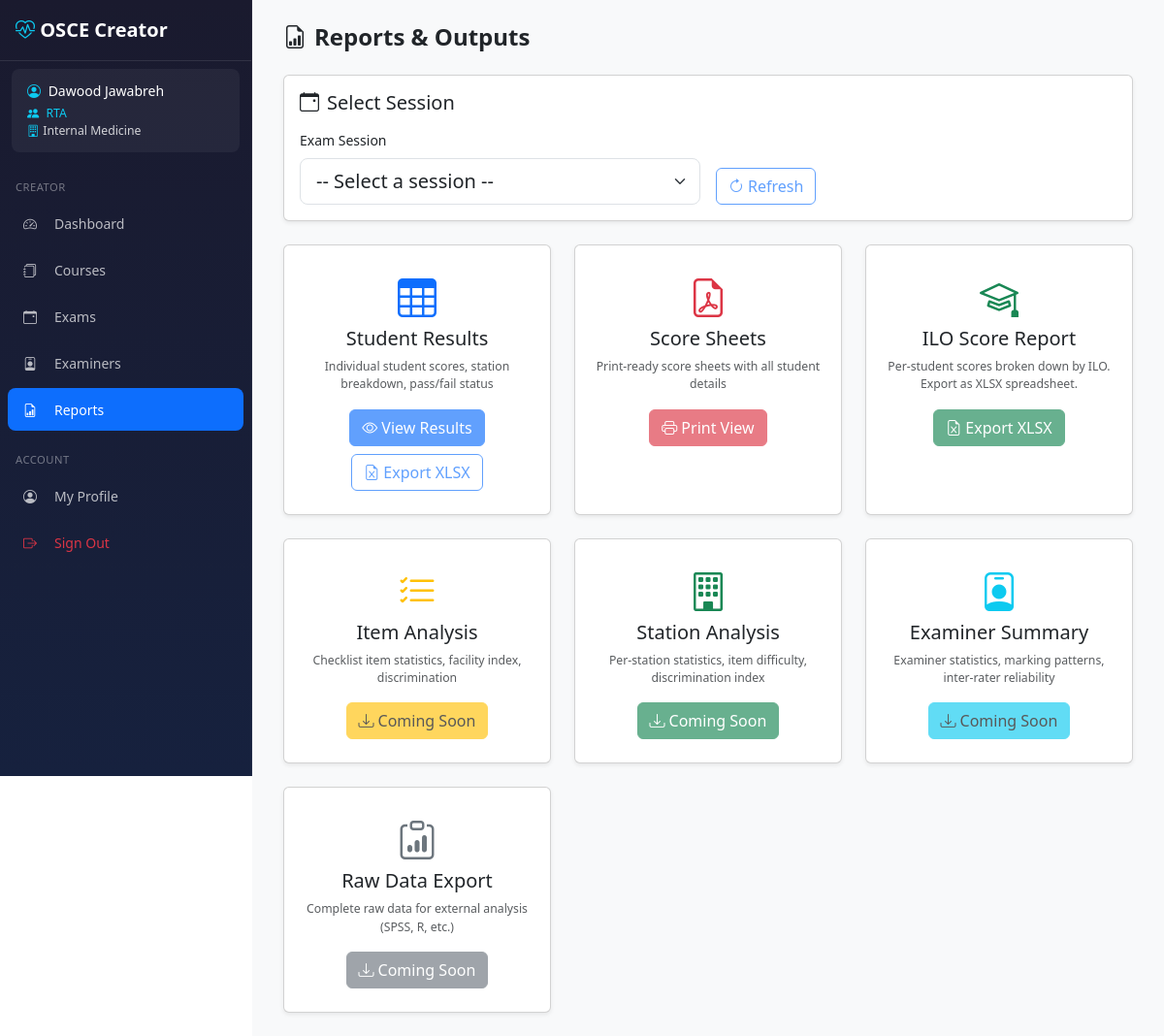
The app's page /creator/reports/ (signed in) with its own data.
### core/models/examiner.py (models this page shows, shortened)
class Examiner(AbstractBaseUser, PermissionsMixin, TimestampMixin):
    ROLE_EXAMINER    = 'examiner'
    ROLE_COORDINATOR = 'coordinator'
    ROLE_ADMIN       = 'admin'
    ROLE_CHOICES = [
        (ROLE_EXAMINER,    'Examiner'),
        (ROLE_COORDINATOR, 'Coordinator'),
        (ROLE_ADMIN,       'Admin'),
    ]
    POSITION_HEAD      = 'head'
    POSITION_RTA       = 'rta'
    POSITION_ORGANIZER = 'organizer'
    POSITION_CHOICES = [
        (POSITION_HEAD,      'Head'),
        (POSITION_RTA,       'RTA'),
        (POSITION_ORGANIZER, 'Organizer'),
    ]
    id = models.AutoField(primary_key=True)
    username = models.CharField(max_length=80, unique=True)
    email = models.EmailField(max_length=120, blank=True, default='')
    full_name = models.CharField(max_length=150)
    title = models.CharField(max_length=20, blank=True, default='')  # Dr., Prof.
    department = models.CharField(max_length=100, blank=True, default='')
    coordinator_department = models.ForeignKey(
        'core.Department',
        null=True, blank=True,
        on_delete=models.SET_NULL,
        related_name='coordinators',
        db_index=True,
    )
    coordinator_position = models.CharField(
        max_length=10,
        choices=POSITION_CHOICES,
        blank=True, default='',
    )
    role = models.CharField(max_length=20, choices=ROLE_CHOICES, default=ROLE_EXAMINER)
    is_active = models.BooleanField(default=True)
    is_staff = models.BooleanField(default=False)
    is_deleted = models.BooleanField(default=False)
    deleted_at = models.DateTimeField(null=True, blank=True)
    objects = ExaminerManager()
    USERNAME_FIELD = 'username'
    REQUIRED_FIELDS = ['full_name']
    class Meta:
        db_table = 'examiners'
        verbose_name = 'Examiner'
        verbose_name_plural = 'Examiners'
        constraints = [
            models.CheckConstraint(
                condition=models.Q(
                    models.Q(role='coordinator', _negated=True)
                ) | models.Q(coordinator_department__isnull=False),
                name='coordinator_must_have_department',
            ),
            models.CheckConstraint(
                condition=models.Q(
                    models.Q(role='coordinator', _negated=True)
                ) | ~models.Q(coordinator_position=''),
                name='coordinator_must_have_position',
            ),
            models.CheckConstraint(
                condition=models.Q(role='coordinator') | models.Q(
                    coordinator_department__isnull=True,
                    coordinator_position='',
                ),
                name='non_coordinator_no_dept_fields',
            ),
        ]
    @property
    def display_name(self):
        if self.title:
            return f"{self.title} {self.full_name}"
        return self.full_name

### core/models/department.py (models this page shows, shortened)
class Department(TimestampMixin):
    name = models.CharField(max_length=150, unique=True)
    class Meta:
        db_table = 'departments'
        ordering = ['name']
        verbose_name = 'Department'
        verbose_name_plural = 'Departments'

### creator/views/reports.py (the view)
# urls.py: path('reports/', reports.reports_index, name='reports_index'),
@login_required
def reports_index(request):
    sessions_qs = ExamSession.objects.filter(
        exam__is_deleted=False,
    ).select_related('exam', 'exam__course')
    if not request.user.is_superuser:
        sessions_qs = sessions_qs.filter(status='completed')
    sessions = sessions_qs.order_by('-session_date')
    selected_session = None
    session_id = request.GET.get('session_id')
    if session_id:
        selected_session = ExamSession.objects.filter(pk=session_id).first()
    return render(request, 'creator/reports/index.html', {
        'sessions': sessions,
        'selected_session': selected_session,
    })

### templates/creator/reports/index.html (shortened to what this page needs)
{% extends 'creator/base_creator.html' %}
{% load osce_filters %}
{% block content %}
<div class="page-header">
    <h1><i class="bi bi-file-earmark-bar-graph me-2"></i>Reports &amp; Outputs</h1>
</div>
<div class="row g-4">
    <div class="col-12">
        <div class="card shadow-sm">
            <div class="card-body">
                <h5 class="card-title mb-3"><i class="bi bi-calendar-event me-2"></i>Select Session</h5>
                <div class="row g-3 align-items-end">
                    <div class="col-md-6">
                        <label class="form-label">Exam Session</label>
                        <select class="form-select form-select-lg" id="sessionSelect" onchange="loadSessionData()">
                            <option value="">-- Select a session --</option>
                        </select>
                    </div>
                    <div class="col-md-6">
                        <div class="d-flex gap-2 flex-wrap">
                            <button type="button" class="btn btn-outline-primary" onclick="refreshData()" disabled id="btnRefresh">
                                <i class="bi bi-arrow-clockwise me-1"></i>Refresh
                            </button>
                        </div>
                    </div>
                </div>
            </div>
        </div>
    </div>
    <div class="col-md-6 col-lg-4">
        <div class="card h-100 shadow-sm">
            <div class="card-body text-center py-4">
                <i class="bi bi-table fs-1 text-primary mb-3"></i>
                <h5 class="card-title">Student Results</h5>
                <p class="card-text text-muted small">
                    Individual student scores, station breakdown, pass/fail status
                </p>
                <div class="d-flex gap-2 justify-content-center flex-wrap">
                    <button type="button" class="btn btn-primary" onclick="viewResults()" disabled id="btnViewResults">
                        <i class="bi bi-eye me-1"></i>View Results
                    </button>
                    <button type="button" class="btn btn-outline-primary" onclick="generateStudentResults('xlsx')" disabled id="btnStudentResults">
                        <i class="bi bi-file-earmark-excel me-1"></i>Export XLSX
                    </button>
                </div>
            </div>
        </div>
    </div>
    <div class="col-md-6 col-lg-4">
        <div class="card h-100 shadow-sm">
            <div class="card-body text-center py-4">
                <i class="bi bi-file-earmark-pdf fs-1 text-danger mb-3"></i>
                <h5 class="card-title">Score Sheets</h5>
                <p class="card-text text-muted small">
                    Print-ready score sheets with all student details
                </p>
                <button type="button" class="btn btn-danger" onclick="generateScoreSheets()" disabled id="btnScoreSheets">
                    <i class="bi bi-printer me-1"></i>Print View
                </button>
            </div>
        </div>
    </div>
    <div class="col-md-6 col-lg-4">
        <div class="card h-100 shadow-sm ">
            <div class="card-body text-center py-4">
                <i class="bi bi-mortarboard fs-1 text-success mb-3"></i>
                <h5 class="card-title">ILO Score Report</h5>
                <p class="card-text text-muted small">
                    Per-student scores broken down by ILO. Export as XLSX spreadsheet.
                </p>
                <button type="button" class="btn btn-success" onclick="exportIloScores()" disabled id="btnIloScores">
                    <i class="bi bi-file-earmark-excel me-1"></i>Export XLSX
                </button>
            </div>
        </div>
    </div>
    <div class="col-md-6 col-lg-4">
        <div class="card h-100 shadow-sm">
            <div class="card-body text-center py-4">
                <i class="bi bi-list-check fs-1 text-warning mb-3"></i>
                <h5 class="card-title">Item Analysis</h5>
                <p class="card-text text-muted small">
                    Checklist item statistics, facility index, discrimination
                </p>
                <span class="d-inline-block" data-bs-toggle="tooltip" title="Future feature">
                    <button type="button" class="btn btn-warning" disabled id="btnItemAnalysis" aria-disabled="true" style="pointer-events: none;">
                        <i class="bi bi-download me-1"></i>Coming Soon
                    </button>
                </span>
            </div>
        </div>
    </div>
    <div class="col-md-6 col-lg-4">
        <div class="card h-100 shadow-sm">
            <div class="card-body text-center py-4">
                <i class="bi bi-building fs-1 text-success mb-3"></i>
                <h5 class="card-title">Station Analysis</h5>
                <p class="card-text text-muted small">
                    Per-station statistics, item difficulty, discrimination index
                </p>
                <span class="d-inline-block" data-bs-toggle="tooltip" title="Future feature">
                    <button type="button" class="btn btn-success" disabled id="btnStationAnalysis" aria-disabled="true" style="pointer-events: none;">
                        <i class="bi bi-download me-1"></i>Coming Soon
                    </button>
                </span>
            </div>
        </div>
    </div>
    <div class="col-md-6 col-lg-4">
        <div class="card h-100 shadow-sm">
            <div class="card-body text-center py-4">
                <i class="bi bi-person-badge fs-1 text-info mb-3"></i>
                <h5 class="card-title">Examiner Summary</h5>
                <p class="card-text text-muted small">
                    Examiner statistics, marking patterns, inter-rater reliability
                </p>
                <span class="d-inline-block" data-bs-toggle="tooltip" title="Future feature">
                    <button type="button" class="btn btn-info" disabled id="btnExaminerSummary" aria-disabled="true" style="pointer-events: none;">
                        <i class="bi bi-download me-1"></i>Coming Soon
                    </button>
                </span>
            </div>
        </div>
    </div>
    <div class="col-md-6 col-lg-4">
        <div class="card h-100 shadow-sm">
            <div class="card-body text-center py-4">
                <i class="bi bi-clipboard-data fs-1 text-secondary mb-3"></i>
                <h5 class="card-title">Raw Data Export</h5>
                <p class="card-text text-muted small">
                    Complete raw data for external analysis (SPSS, R, etc.)
                </p>
                <span class="d-inline-block" data-bs-toggle="tooltip" title="Future feature">
                    <button type="button" class="btn btn-secondary" disabled id="btnRawData" aria-disabled="true" style="pointer-events: none;">
                        <i class="bi bi-download me-1"></i>Coming Soon
                    </button>
                </span>
            </div>
        </div>
    </div>
</div>
{% endblock %}

### templates/creator/base_creator.html (shortened to what this page needs)
{% load static %}
<!DOCTYPE html>
<html lang="en">
<head>
    <link href="https://cdn.jsdelivr.net/npm/bootstrap@5.3.2/dist/css/bootstrap.min.css" rel="stylesheet">
    <link href="https://cdn.jsdelivr.net/npm/bootstrap-icons@1.11.1/font/bootstrap-icons.css" rel="stylesheet">
    <link href="{% static 'css/creator.css' %}" rel="stylesheet">
</head>
<body>
    <nav id="creatorSidebar"
         class="sidebar offcanvas-lg offcanvas-start"
         tabindex="-1"
         aria-labelledby="sidebarLabel">
        <div class="offcanvas-body d-flex flex-column p-0">
            <div class="brand d-none d-lg-block">
                <i class="bi bi-heart-pulse"></i> OSCE Creator
            </div>
            {% if user.is_authenticated %}
            <div class="user-info">
                <div><i class="bi bi-person-circle me-1"></i> <span class="user-name">{{ user.display_name|default:user.username }}</span></div>
                <small class="d-block mt-1">
                    {% if user.is_superuser %}
                    <span style="color:#e879f9;"><i class="bi bi-stars me-1"></i>Superuser</span>
                    {% elif user.role == 'admin' %}
                    <span style="color:#f0c040;"><i class="bi bi-shield-fill me-1"></i>Admin</span>
                    {% elif user.role == 'coordinator' %}
                    <span style="color:#0dcaf0;"><i class="bi bi-people-fill me-1"></i>
                        {% if user.coordinator_position == 'head' %}Head
                        {% elif user.coordinator_position == 'rta' %}RTA
                        {% elif user.coordinator_position == 'organizer' %}Organizer
                        {% else %}Coordinator{% endif %}
                    </span>
                    {% else %}
                    <span class="text-muted">Examiner</span>
                    {% endif %}
                    {% if user.coordinator_department %}<br><i class="bi bi-building me-1"></i>{{ user.coordinator_department.name }}{% endif %}
                </small>
            </div>
            {% endif %}
            <div class="nav-section">Creator</div>
            <ul class="nav flex-column">
                <li class="nav-item">
                    <a class="nav-link {% if '/creator/' in request.path and request.path == '/creator/' or request.path == '/creator' %}active{% endif %}"
                       href="{% url 'creator:dashboard' %}">
                        <i class="bi bi-speedometer2"></i> Dashboard
                    </a>
                </li>
                <li class="nav-item">
                    <a class="nav-link {% if '/creator/courses' in request.path %}active{% endif %}"
                       href="{% url 'creator:course_list' %}">
                        <i class="bi bi-journals"></i> Courses
                    </a>
                </li>
                <li class="nav-item">
                    <a class="nav-link {% if '/creator/exams' in request.path %}active{% endif %}"
                       href="{% url 'creator:exam_list' %}">
                        <i class="bi bi-calendar-event"></i> Exams
                    </a>
                </li>
                <li class="nav-item">
                    <a class="nav-link {% if '/creator/examiners' in request.path %}active{% endif %}"
                       href="{% url 'creator:examiner_list' %}">
                        <i class="bi bi-person-badge"></i> Examiners
                    </a>
                </li>
                <li class="nav-item">
                    <a class="nav-link {% if '/creator/reports' in request.path %}active{% endif %}"
                       href="{% url 'creator:reports_index' %}">
                        <i class="bi bi-file-earmark-bar-graph"></i> Reports
                    </a>
                </li>
            </ul>
            <div class="mt-auto">
                <div class="nav-section">Account</div>
                <ul class="nav flex-column mb-3">
                    <li class="nav-item">
                        <a class="nav-link {% if request.path == '/profile/' %}active{% endif %}" href="{% url 'profile' %}">
                            <i class="bi bi-person-circle"></i> My Profile
                        </a>
                    </li>
                    <li class="nav-item">
                        <a class="nav-link text-danger" href="{% url 'creator:logout' %}">
                            <i class="bi bi-box-arrow-right"></i> Sign Out
                        </a>
                    </li>
                </ul>
            </div>
        </div>
    </nav>
    <main class="main-content">
        <div class="toast-container position-fixed top-0 end-0 p-3" style="z-index: 9999;">
        </div>
        {% block content %}{% endblock %}
    </main>
</body>
</html>

### records on screen
Examiner: display_name "Dawood Jawabreh", coordinator_department.name "Internal Medicine"
